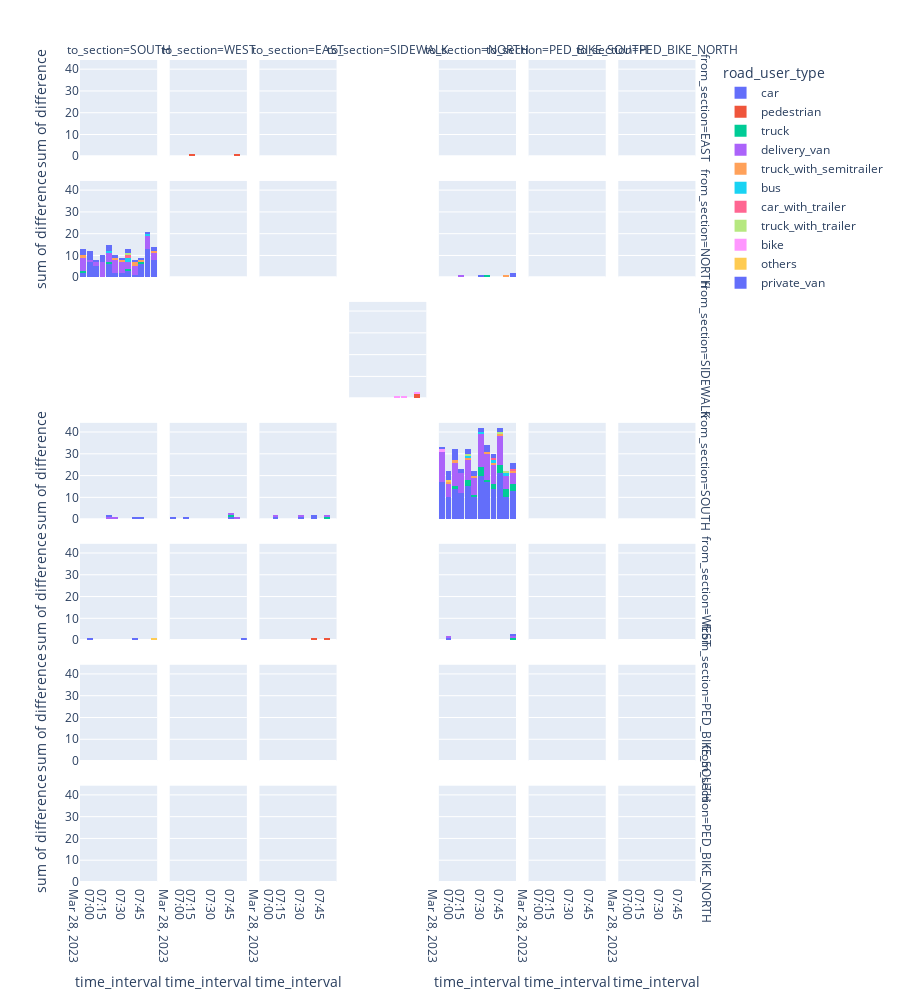

Write notebook code for a chart like this one.
### Markdown cell above
### By class and flow directiom

### Code cell
from OTAnalytics.plugin_parser.excel_count_parser import ExcelCountParser
import plotly.express as px

%store -r # flow_table (model)

parser = ExcelCountParser('D:\SH-B75\ZaehlungAuswertung_B75_0700.xlsm', id_dict, CONFIG)

comparison_table = parser.comparison_table(flow_table)

fig = px.histogram(
    comparison_table,
    x='time_interval',
    y='difference',
    barmode='stack',
    facet_row=comparison_table['from_section'],
    facet_col=comparison_table['to_section'],
    color="road_user_type",
    nbins=len(set(comparison_table['time_interval'])),
    height=1000
)

fig.update_layout(bargap=0.1)
fig.show()
